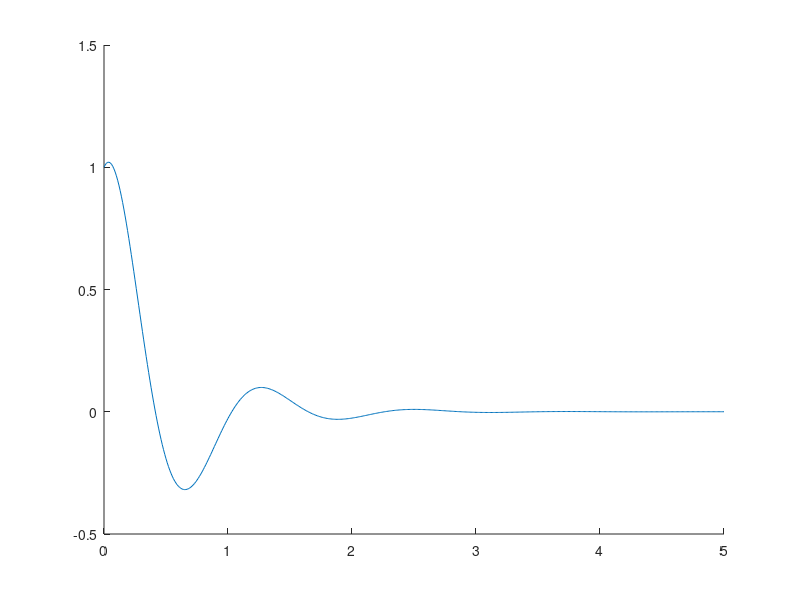

MATLAB code to generate this figure:
A = [0 , 1 ; 0 , 0 ] ; B = [0 ; 1];

% p = [-1 , -2];
p = [-2-5j , -2+5j];



k = place(A, B , p )

x = [1;1]; t= 0 ; tf = 5 ; dt = 0.01;
X = [] ; T = [];
while(t < tf)
    X = [X,x]; T = [T;t];
    x = x+dt*(A-B*k)*x;
    t = t+dt;
end
hold on 
plot(T,X(1,:));

G = ctrb(A,B)
rank(G)